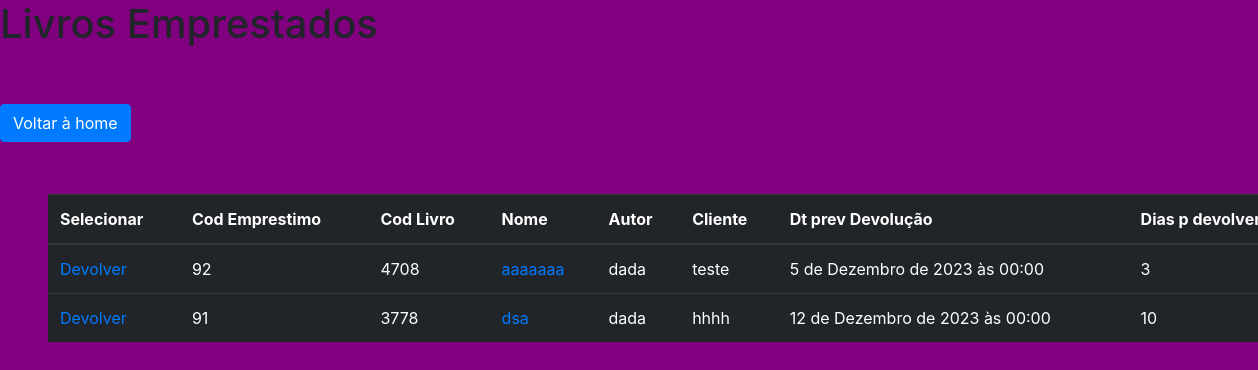
The page /cliente/emprestados-livros/ (signed in) on the database as committed earlier.
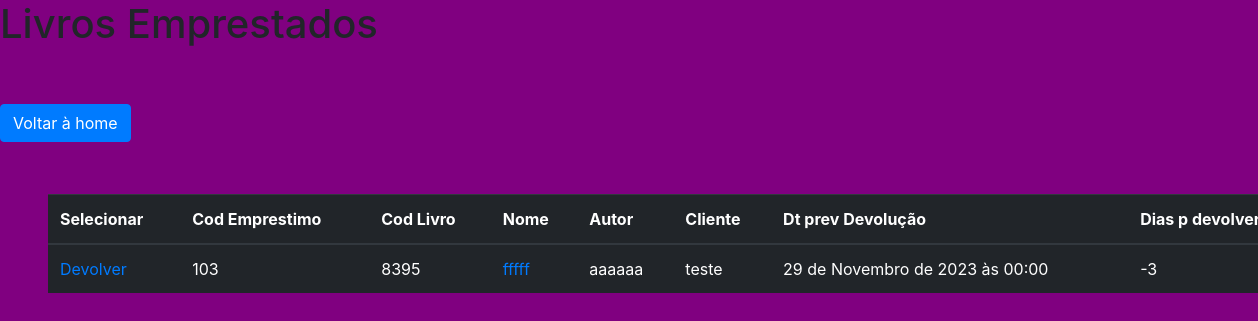
The same page on the database as committed later.
### bibliotecaApp/models.py (models this page shows, shortened)
class Livro(models.Model):
    user = models.ForeignKey(CustomUser, on_delete=models.CASCADE)
    empresa = models.ForeignKey(Empresas, on_delete=models.CASCADE)
    cod = models.IntegerField(unique=True)
    name = models.CharField(max_length=255, blank=False)
    genery = models.ForeignKey(Genero, on_delete=models.CASCADE, blank=True)
    pg = models.IntegerField()
    picture = models.ImageField(blank=True)
    author = models.CharField(max_length=255)
    qtd = models.IntegerField()
    created_at = models.DateTimeField()
    in_stock = models.BooleanField(default=False)
    emprestado = models.IntegerField(default=0)
    class Meta:
        verbose_name = 'Livro'
        verbose_name_plural = 'Livros'

### cliente/models.py (models this page shows, shortened)
class Emprestimo(models.Model):
    cod = models.CharField(max_length=36, unique=True)
    user = models.ForeignKey(CustomUser, on_delete=models.CASCADE)
    empresa = models.ForeignKey(Empresas, on_delete=models.CASCADE)
    cliente = models.ForeignKey(Cliente, on_delete=models.CASCADE)
    livro = models.ForeignKey(Livro, on_delete=models.CASCADE)
    data_emprestimo = models.DateTimeField()
    data_prev_devolucao = models.DateTimeField()
    data_devolucao = models.DateTimeField(null=True, blank=True)
    devolvido = models.BooleanField(default=False)
    saldo_de_dias_devolvidos = models.IntegerField()
    dias_para_devolver = models.IntegerField()
    def save(self, *args, **kwargs):
        if not self.cod:
            self.cod = str(uuid4())
        super().save(*args, **kwargs)
    class Meta:
        verbose_name = 'Empréstimo'
        verbose_name_plural = 'Empréstimos'

class Cliente(models.Model):
    user = models.ForeignKey(CustomUser, on_delete=models.CASCADE)
    empresa = models.ForeignKey(Empresas, on_delete=models.CASCADE)
    cod = models.IntegerField(unique=True)
    name = models.CharField(max_length=255, blank=False)
    cpf = models.CharField(max_length=14)
    email = models.EmailField()
    created_at = models.DateTimeField()
    active = models.BooleanField(default=False)
    qtd_livros = models.IntegerField()
    def __str__(self):
        return self.name
    class Meta:
        verbose_name = 'Cliente'
        verbose_name_plural = 'Clientes'

### cliente/views.py (the view)
# urls.py: path('emprestados-livros/', views.emprestados_livros, name='emprestados-livros'),
@login_required(redirect_field_name='login')
def emprestados_livros(request):
    user = request.user
    clientes = get_clientes_based_on_permission(user)
    livros_emprestados = Livro.objects.filter(
        id__in=Emprestimo.objects.filter(
            Q(cliente_id__in=[cliente.id for cliente in clientes]) & Q(devolvido=False)
        ).values_list('livro_id', flat=True)
    ).distinct()
    emprestimos_info = []
    for livro in livros_emprestados:
        emprestimos_livro = Emprestimo.objects.filter(livro=livro, devolvido=False)
        for emprestimo in emprestimos_livro:
            emprestimos_info.append({
                'livro': livro,
                'emprestimo': emprestimo,
                'cliente': emprestimo.cliente,
                'data_prev_devolucao': emprestimo.data_prev_devolucao,
                'dias_para_devolver' : emprestimo.dias_para_devolver,
            })
    return render(request, 'pages/emprestados_livros.html', {
        'emprestimos_info': emprestimos_info,
    })

### cliente/views.py (called while the page is built)
def get_clientes_based_on_permission(user):
    if user.is_superuser:
        return Cliente.objects.all()
    elif user.cargo.name == 'Gerente':
        return Cliente.objects.filter(empresa_id=user.empresa.id)
    else:
        return Cliente.objects.filter(user_id=user.id)

### cliente/templates/pages/emprestados_livros.html (shortened to what this page needs)
{% load static %}
<!DOCTYPE html>
<html lang="en">
<head>
    <link rel="stylesheet" href="https://stackpath.bootstrapcdn.com/bootstrap/4.1.3/css/bootstrap.min.css">
    <link rel="stylesheet" href="{% static 'css/global.css' %}">
</head>
<body>
    <h1>Livros Emprestados</h1>
    <a href="{% url 'home'  %}" class="btn btn-primary mt-5 mb-1">Voltar à home</a>
    <table class="table table-dark m-5">
        <thead>
            <tr>
                <th scope="col">Selecionar</th>
                <th scope="col">Cod Emprestimo</th>
                <th scope="col">Cod Livro</th>
                <th scope="col">Nome</th>
                <th scope="col">Autor</th>
                <th scope="col">Cliente</th>
                <th scope="col">Dt prev Devolução</th>
                <th scope="col">Dias p devolver</th>
            </tr>
        </thead>
        <tbody>
            {% for emprestimo_info in emprestimos_info %}
            <tr>
                <td>
                    <a href="{% url 'devolver-livro' emprestimo_info.emprestimo.id %}">
                        Devolver
                    </a>
                </td>
                <td>{{ emprestimo_info.emprestimo.id }}</td>
                <td>{{ emprestimo_info.livro.cod }}</td>
                <td>
                    <a href="{% url 'livro-detail' emprestimo_info.livro.id %}">
                        {{ emprestimo_info.livro.name }}
                    </a>
                </td>
                <td>{{ emprestimo_info.livro.author }}</td>
                <td>{{ emprestimo_info.cliente }}</td>
                <td>{{ emprestimo_info.data_prev_devolucao }}</td>
                <td>{{ emprestimo_info.dias_para_devolver }}</td>
            </tr>
            {% endfor %}
        </tbody>
    </table>
</body>
</html>

Rows that differ between the two databases and show on the page:
removed Livro: emprestimo.id "92", livro.cod "4708", livro.name "aaaaaaa", livro.author "dada", cliente "teste", data_prev_devolucao "5 de Dezembro de 2023 às 00:00", dias_para_devolver "3"
removed Livro: emprestimo.id "91", livro.cod "3778", livro.name "dsa", livro.author "dada", cliente "hhhh", data_prev_devolucao "12 de Dezembro de 2023 às 00:00", dias_para_devolver "10"
added Livro: emprestimo.id "103", livro.cod "8395", livro.name "fffff", livro.author "aaaaaa", cliente "teste", data_prev_devolucao "29 de Novembro de 2023 às 00:00", dias_para_devolver "-3"
